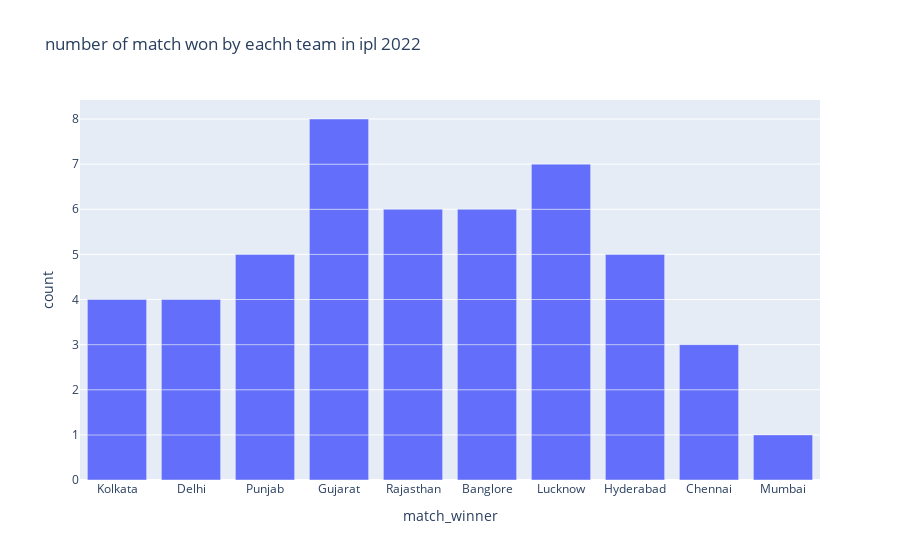

Source (notebook cell):
### Markdown cell above
# number of match won by each team in ipl 2022

### Code cell
fig=px.bar(data,x="match_winner",title="number of match won by eachh team in ipl 2022")
fig.show()

### Figure 1 — Plotly figure (JSON) as saved in the notebook; plotly's stock layout.template omitted (floating-point values rounded to 4 significant figures)
{"data": [{"alignmentgroup": "True", "hovertemplate": "match_winner=%{x}<br>count=%{y}<extra></extra>", "legendgroup": "", "marker": {"color": "#636efa", "pattern": {"shape": ""}}, "name": "", "offsetgroup": "", "orientation": "v", "showlegend": false, "textposition": "auto", "type": "bar", "x": ["Kolkata", "Delhi", "Punjab", "Gujarat", "Rajasthan", "Banglore", "Lucknow", "Kolkata", "Rajasthan", "Gujarat", "Punjab", "Lucknow", "Banglore", "Kolkata", "Lucknow", "Gujarat", "Hyderabad", "Banglore", "Delhi", "Rajasthan", "Hyderabad", "Chennai", "Punjab", "Gujarat", "Hyderabad", "Lucknow", "Banglore", "Hyderabad", "Gujarat", "Rajasthan", "Banglore", "Delhi", "Chennai", "Rajasthan", "Gujarat", "Hyderabad", "Lucknow", "Punjab", "Rajasthan", "Gujarat", "Delhi", "Lucknow", "Gujarat", "Mumbai", "Lucknow", "Chennai", "Kolkata", "Punjab", "Banglore", null, null, null, null], "xaxis": "x", "y": [1, 1, 1, 1, 1, 1, 1, 1, 1, 1, 1, 1, 1, 1, 1, 1, 1, 1, 1, 1, 1, 1, 1, 1, 1, 1, 1, 1, 1, 1, 1, 1, 1, 1, 1, 1, 1, 1, 1, 1, 1, 1, 1, 1, 1, 1, 1, 1, 1, 1, 1, 1, 1], "yaxis": "y"}], "layout": {"autosize": true, "barmode": "relative", "legend": {"tracegroupgap": 0}, "title": {"text": "number of match won by eachh team in ipl 2022"}, "xaxis": {"anchor": "y", "autorange": true, "domain": [0, 1], "range": [-0.5, 9.5], "title": {"text": "match_winner"}, "type": "category"}, "yaxis": {"anchor": "x", "autorange": true, "domain": [0, 1], "range": [0, 8.421], "title": {"text": "count"}, "type": "linear"}}}
